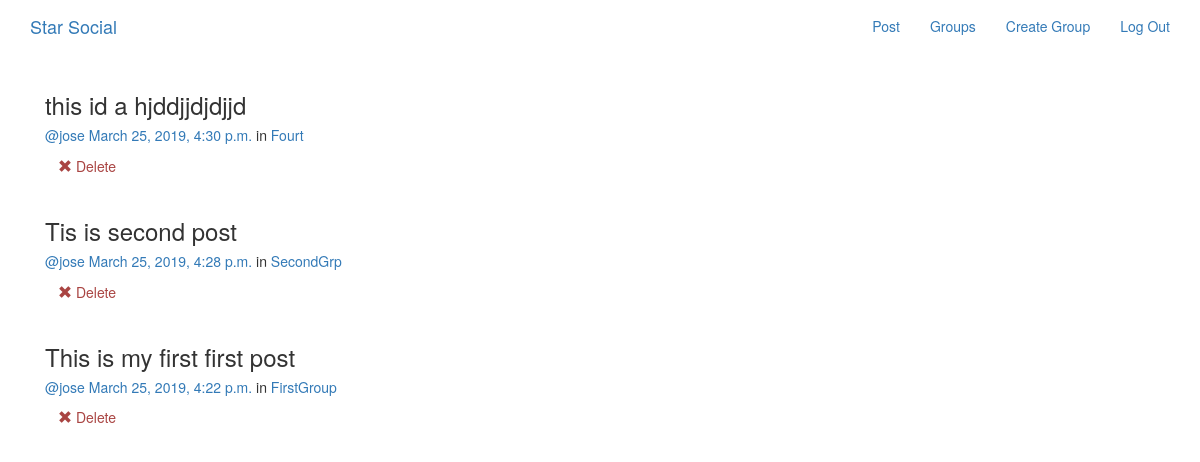
Screenshot of /posts/ (signed in) with the database file from the repository.
### posts/models.py (models this page shows, shortened)
class Post(models.Model):
    user = models.ForeignKey(User, related_name='posts')
    created_at = models.DateTimeField(auto_now=True)
    message = models.TextField()
    message_html = models.TextField(editable=False)
    group = models.ForeignKey(Group, related_name='posts', null=True, blank=True)
    class Meta:
        ordering = ['-created_at']
        unique_together = ['user','message']

### groups/models.py (models this page shows, shortened)
class Group(models.Model):
    name = models.CharField(max_length=255, unique=True)
    slug = models.SlugField(allow_unicode=True, unique=True)
    description = models.TextField(blank=True, default=' ')
    description_html = models.TextField(editable=False, default=' ', blank=True)
    members = models.ManyToManyField(User, through='GroupMember')
    class Meta:
        ordering = ['name']

### posts/views.py (the view)
class PostList(SelectRelatedMixin, generic.ListView):
    model = models.Post
    select_related = ('user','group')

### posts/templates/posts/post_list.html (shortened to what this page needs)
{% extends "posts/post_base.html" %}
{% block post_content %}
    <div class="col-md-8">
        {% for post in post_list %}
            {% include "posts/_post.html" %}
        {% endfor %}
    </div>
{% endblock %}

### posts/templates/posts/_post.html
<div class="post media">
    <h3>{{ post.message_html|safe }}</h3>
    <div class="media-body">
        <h5 class="media-heading">
            <span class="username">
                <a href="{% url 'posts:for_user' username=post.user.username %}">
                    @{{ post.user.username}}
                </a>
            </span>
            <time class="time">
                <a href="{% url 'posts:single' username=post.user.username pk=post.pk %}">
                    {{post.created_at}}
                </a>
            </time>
            {% if post.group %}
            <span class="group-name">in <a href="#">{{ post.group.name }}</a> </span>
            {% endif %}
        </h5>
        <div class="media_footer">
            {% if user.is_authenticated and post.user == user %}
                <a href="{% url 'posts:delete' pk=post.pk %}" title="delete" class="btn btn-simple">
                    <span class="glyphicon glyphicon-remove text-danger" aria-hidden='true'></span>
                    <span class="text-danger icon-label">Delete</span>
                </a>
            {% endif %}
        </div>
    </div>
</div>

### rows the page displays
Post: message_html "this id a hjddjjdjdjjd", user.username "jose", created_at "March 25, 2019, 4:30 p.m.", group.name "Fourt", shows "Delete"
Post: message_html "Tis is second post", user.username "jose", created_at "March 25, 2019, 4:28 p.m.", group.name "SecondGrp", shows "Delete"
Post: message_html "This is my first first post", user.username "jose", created_at "March 25, 2019, 4:22 p.m.", group.name "FirstGroup", shows "Delete"
